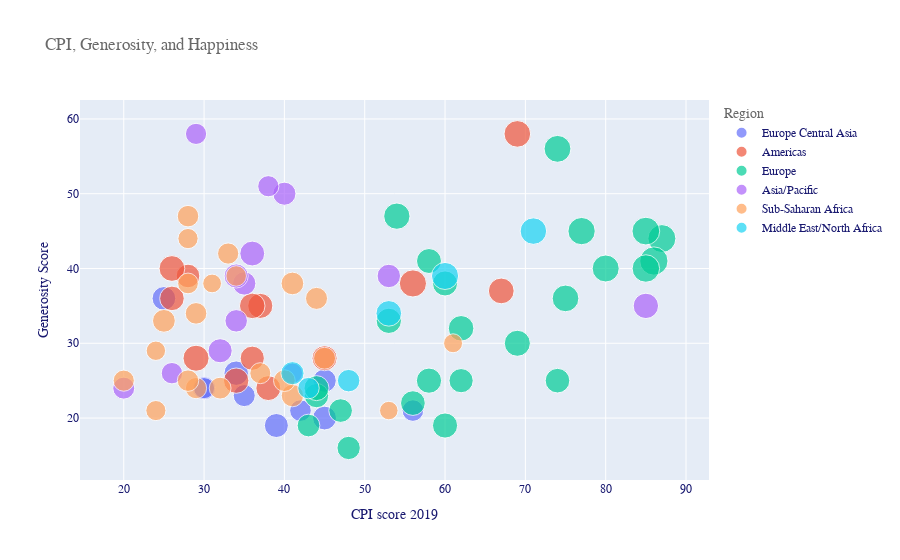

The notebook cell saved with this chart:
### Code cell
bubble2()

### Figure 1 — Plotly figure (JSON) as saved in the notebook; plotly's stock layout.template omitted (floating-point values rounded to 4 significant figures)
{"data": [{"hovertemplate": "<b>%{hovertext}</b><br><br>Region=Europe Central Asia<br>CPI score 2019=%{x}<br>Generosity Score=%{y}<br>Happiness Score=%{marker.size}<extra></extra>", "hovertext": ["Albania", "Armenia", "Azerbaijan", "Belarus", "Georgia", "Kazakhstan", "Montenegro", "Serbia", "Tajikistan", "Ukraine"], "legendgroup": "Europe Central Asia", "marker": {"color": "#636efa", "size": [4.719, 4.559, 5.208, 5.323, 4.519, 5.809, 5.523, 5.603, 5.467, 4.332], "sizemode": "area", "sizeref": 0.01942, "symbol": "circle"}, "mode": "markers", "name": "Europe Central Asia", "orientation": "v", "showlegend": true, "type": "scatter", "x": [35, 42, 30, 45, 56, 34, 45, 39, 25, 30], "xaxis": "x", "y": [23, 21, 24, 25, 21, 26, 20, 19, 36, 24], "yaxis": "y"}, {"hovertemplate": "<b>%{hovertext}</b><br><br>Region=Americas<br>CPI score 2019=%{x}<br>Generosity Score=%{y}<br>Happiness Score=%{marker.size}<extra></extra>", "hovertext": ["Argentina", "Chile", "Colombia", "Costa Rica", "Dominican Republic", "Ecuador", "El Salvador", "Guatemala", "Honduras", "Mexico", "Panama", "Peru", "United States"], "legendgroup": "Americas", "marker": {"color": "#EF553B", "size": [6.086, 6.444, 6.125, 7.167, 5.425, 6.028, 6.253, 6.436, 5.86, 6.595, 6.321, 5.697, 6.892], "sizemode": "area", "sizeref": 0.01942, "symbol": "circle"}, "mode": "markers", "name": "Americas", "orientation": "v", "showlegend": true, "type": "scatter", "x": [45, 67, 37, 56, 28, 38, 34, 26, 26, 29, 36, 36, 69], "xaxis": "x", "y": [28, 37, 35, 38, 39, 24, 25, 40, 36, 28, 35, 28, 58], "yaxis": "y"}, {"hovertemplate": "<b>%{hovertext}</b><br><br>Region=Europe<br>CPI score 2019=%{x}<br>Generosity Score=%{y}<br>Happiness Score=%{marker.size}<extra></extra>", "hovertext": ["Austria", "Belgium", "Bulgaria", "Croatia", "Cyprus", "Denmark", "Estonia", "Finland", "France", "Greece", "Hungary", "Ireland", "Italy", "Latvia", "Lithuania", "Luxembourg", "Malta", "Poland", "Portugal", "Romania", "Slovenia", "Spain", "Sweden", "Switzerland"], "legendgroup": "Europe", "marker": {"color": "#00cc96", "size": [7.246, 6.923, 5.011, 5.432, 6.046, 7.6, 5.893, 7.769, 6.592, 5.287, 5.758, 7.021, 6.223, 5.94, 6.149, 7.09, 6.726, 6.182, 5.693, 6.07, 6.118, 6.354, 7.343, 7.48], "sizemode": "area", "sizeref": 0.01942, "symbol": "circle"}, "mode": "markers", "name": "Europe", "orientation": "v", "showlegend": true, "type": "scatter", "x": [77, 75, 43, 47, 58, 87, 74, 86, 69, 48, 44, 74, 53, 56, 60, 80, 54, 58, 62, 44, 60, 62, 85, 85], "xaxis": "x", "y": [45, 36, 19, 21, 41, 44, 25, 41, 30, 16, 23, 56, 33, 22, 19, 40, 47, 25, 25, 24, 38, 32, 40, 45], "yaxis": "y"}, {"hovertemplate": "<b>%{hovertext}</b><br><br>Region=Asia/Pacific<br>CPI score 2019=%{x}<br>Generosity Score=%{y}<br>Happiness Score=%{marker.size}<extra></extra>", "hovertext": ["Bangladesh", "Cambodia", "India", "Indonesia", "Malaysia", "Mongolia", "Myanmar", "Nepal", "Pakistan", "Philippines", "Singapore", "Sri Lanka", "Thailand"], "legendgroup": "Asia/Pacific", "marker": {"color": "#ab63fa", "size": [4.456, 4.7, 4.015, 5.192, 5.339, 5.285, 4.36, 4.913, 5.653, 5.631, 6.262, 4.366, 6.008], "sizemode": "area", "sizeref": 0.01942, "symbol": "circle"}, "mode": "markers", "name": "Asia/Pacific", "orientation": "v", "showlegend": true, "type": "scatter", "x": [26, 20, 41, 40, 53, 35, 29, 34, 32, 34, 85, 38, 36], "xaxis": "x", "y": [26, 24, 26, 50, 39, 38, 58, 33, 29, 39, 35, 51, 42], "yaxis": "y"}, {"hovertemplate": "<b>%{hovertext}</b><br><br>Region=Sub-Saharan Africa<br>CPI score 2019=%{x}<br>Generosity Score=%{y}<br>Happiness Score=%{marker.size}<extra></extra>", "hovertext": ["Benin", "Botswana", "Burkina Faso", "Cameroon", "Chad", "Ethiopia", "Ghana", "Guinea", "Kenya", "Liberia", "Madagascar", "Malawi", "Mali", "Mauritania", "Niger", "Rwanda", "Senegal", "Sierra Leone", "South Africa", "Uganda", "Zambia", "Zimbabwe"], "legendgroup": "Sub-Saharan Africa", "marker": {"color": "#FFA15A", "size": [4.883, 3.488, 4.587, 5.044, 4.35, 4.286, 4.996, 4.534, 4.509, 3.975, 3.933, 3.41, 4.39, 4.49, 4.628, 3.334, 4.681, 4.374, 4.722, 4.189, 4.107, 3.663], "sizemode": "area", "sizeref": 0.01942, "symbol": "circle"}, "mode": "markers", "name": "Sub-Saharan Africa", "orientation": "v", "showlegend": true, "type": "scatter", "x": [41, 61, 40, 25, 20, 37, 41, 29, 28, 28, 24, 31, 29, 28, 32, 53, 45, 33, 44, 28, 34, 24], "xaxis": "x", "y": [23, 30, 25, 33, 25, 26, 38, 34, 47, 44, 21, 38, 24, 25, 24, 21, 28, 42, 36, 38, 39, 29], "yaxis": "y"}, {"hovertemplate": "<b>%{hovertext}</b><br><br>Region=Middle East/North Africa<br>CPI score 2019=%{x}<br>Generosity Score=%{y}<br>Happiness Score=%{marker.size}<extra></extra>", "hovertext": ["Israel", "Jordan", "Morocco", "Saudi Arabia", "Tunisia", "United Arab Emirates"], "legendgroup": "Middle East/North Africa", "marker": {"color": "#19d3f3", "size": [7.139, 4.906, 5.208, 6.375, 4.461, 6.825], "sizemode": "area", "sizeref": 0.01942, "symbol": "circle"}, "mode": "markers", "name": "Middle East/North Africa", "orientation": "v", "showlegend": true, "type": "scatter", "x": [60, 48, 41, 53, 43, 71], "xaxis": "x", "y": [39, 25, 26, 34, 24, 45], "yaxis": "y"}], "layout": {"font": {"color": "midnightblue", "family": "Courier New"}, "legend": {"itemsizing": "constant", "title": {"font": {"color": "dimgrey"}, "text": "Region"}, "tracegroupgap": 0}, "title": {"font": {"color": "dimgrey", "family": "Times New Roman"}, "text": "CPI, Generosity, and Happiness"}, "xaxis": {"anchor": "y", "domain": [0, 1], "title": {"text": "CPI score 2019"}}, "yaxis": {"anchor": "x", "domain": [0, 1], "title": {"text": "Generosity Score"}}}}
